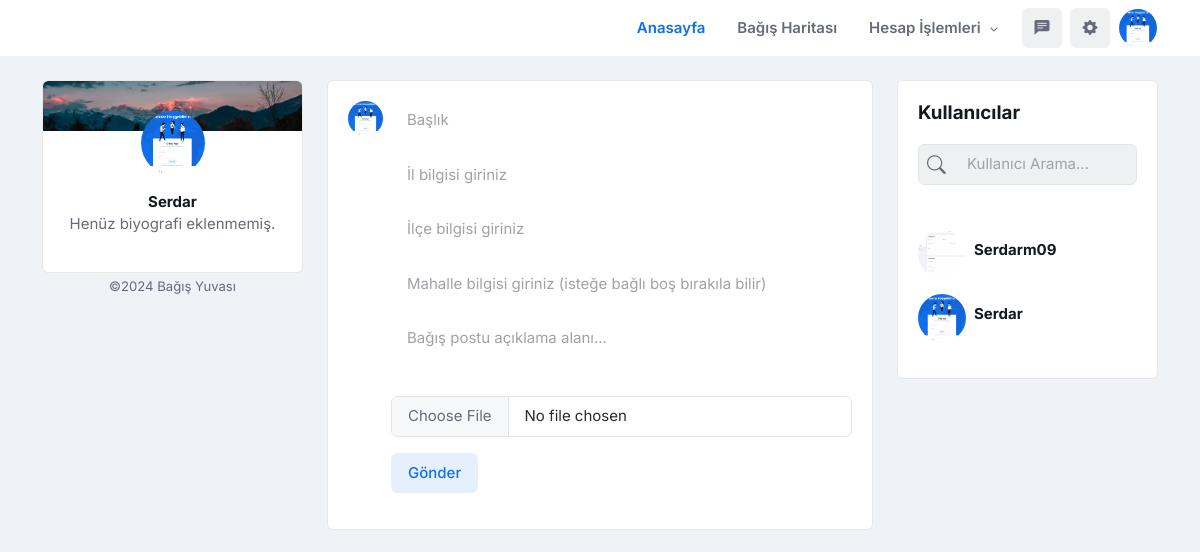
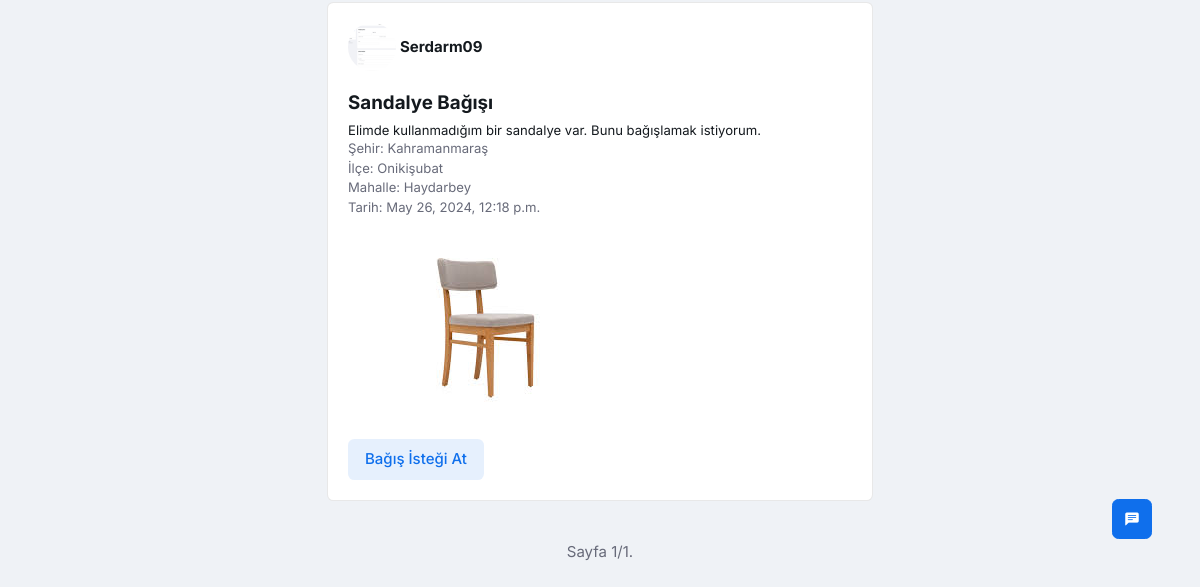
/home (signed in), run on an earlier commit of the app's database (2 pictures, top to bottom).
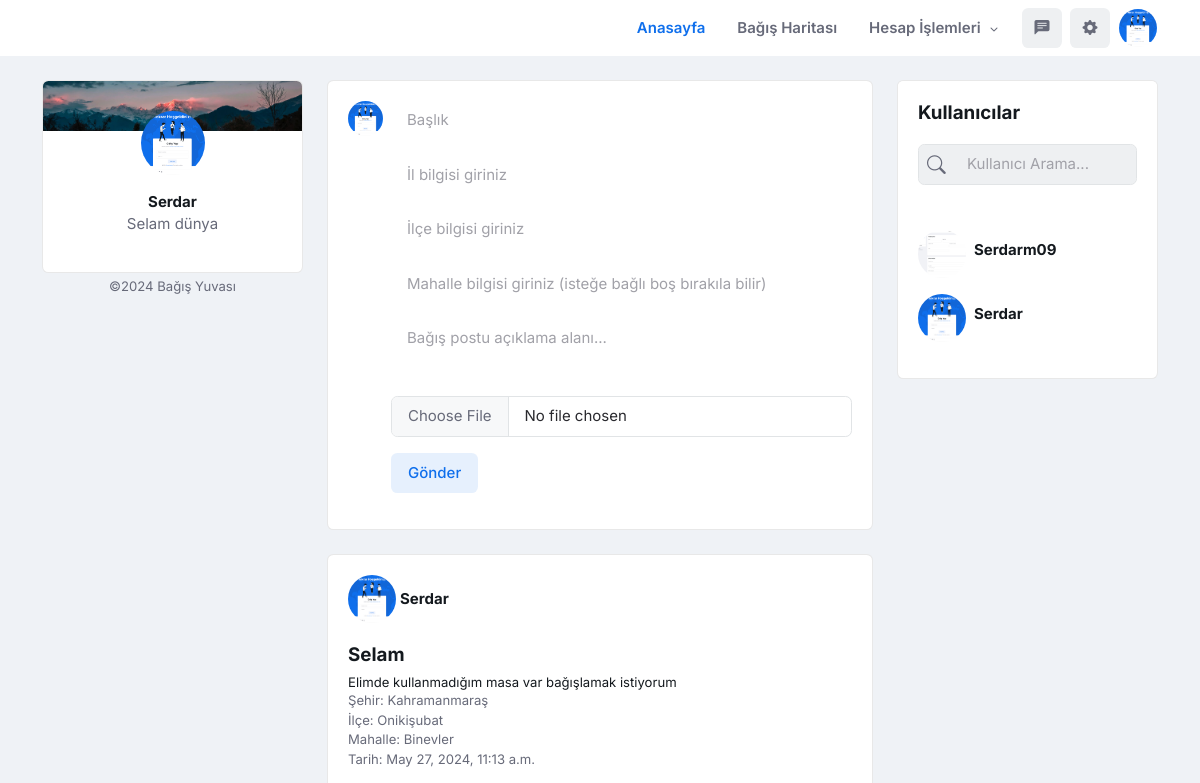
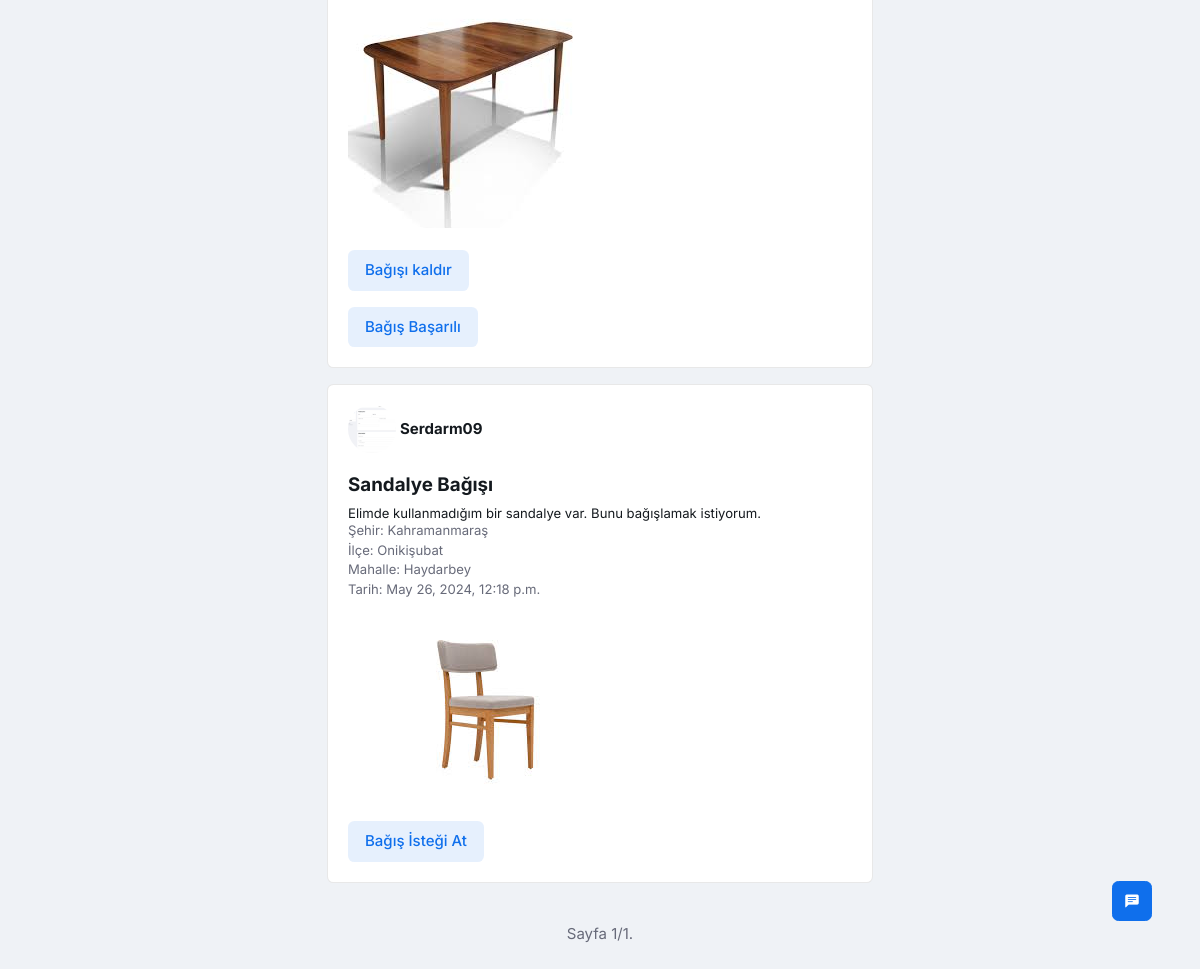
And on a later commit of the database (2 pictures, top to bottom).
### account/models.py (models this page shows)
class Comment(models.Model):
    user = models.ForeignKey(User, on_delete=models.CASCADE)  # Yorumu yapan kullanıcı
    title = models.CharField(max_length=100)  # Yorum başlığı
    content = models.TextField()  # Yorum içeriği
    image = models.ImageField(upload_to="profile_images", null=True, blank=True)  # Resim alanı
    created_at = models.DateTimeField(auto_now_add=True)  # Yorumun oluşturulma tarihi
    comment_isactive = models.BooleanField(default=True)  # Yorumun aktif olup olmadığını belirten alan
    comment_succes = models.BooleanField(default=False)  # Yorumun başarılı olup olmadığını belirten alan
    country = models.CharField(max_length=100)  # Ülke bilgisi
    city = models.CharField(max_length=100)  # Şehir bilgisi
    district = models.CharField(max_length=100, blank=True, null=True)  # İlçe bilgisi, boş ve null olabilir
    class Meta:
        ordering = ['-created_at']  # Yorumları oluşturulma tarihine göre sırala

class UserProfile(models.Model):
    user = models.OneToOneField(User, on_delete=models.CASCADE)
    birth_date = models.DateField(null=True, blank=True)
    profile_picture = models.ImageField(upload_to='profile_pictures', blank=True, null=True,default='')

class Biografi(models.Model):
    user = models.ForeignKey(User, on_delete=models.CASCADE)
    bio = models.TextField()

### account/views.py (the view, shortened to what this page needs)
# urls.py: 2. Add a URL to urlpatterns:  path('', views.home, name='home')
@login_required
def home(request):
    users = User.objects.all()
    user_biografi = Biografi.objects.filter(user=request.user).first()
    all_posts = Comment.objects.filter(comment_isactive=True,comment_succes=False)
    istekler = BagisIstegi.objects.filter(post__user=request.user, is_active = False)
    paginator = Paginator(all_posts, 10)
    page = request.GET.get('page')
    query = request.GET.get('q')
    if query:
        users = User.objects.filter(username__icontains=query)
    else:
        users = User.objects.all()
    try:
        posts = paginator.page(page)
    except PageNotAnInteger:
        posts = paginator.page(1)
    except EmptyPage:
        posts = paginator.page(paginator.num_pages)
    return render(request, 'index.html', {'users': users, 'posts': posts, 'istekler': istekler, 'user_biografi': user_biografi})

### account/templates/index.html (shortened to what the changed rows need)
{%load static%}
<!DOCTYPE html>
<html lang="en">
<head>
	<link rel="stylesheet" type="text/css" href="{% static 'assets/vendor/font-awesome/css/all.min.css' %}">
	<link rel="stylesheet" type="text/css" href="{% static 'assets/vendor/bootstrap-icons/bootstrap-icons.css' %}">
	<link rel="stylesheet" type="text/css" href="{% static 'assets/vendor/OverlayScrollbars-master/css/OverlayScrollbars.min.css' %}">
	<link rel="stylesheet" type="text/css" href="{% static 'assets/vendor/tiny-slider/dist/tiny-slider.css' %}">
	<link rel="stylesheet" type="text/css" href="{% static 'assets/vendor/choices.js/public/assets/styles/choices.min.css' %}">
	<link rel="stylesheet" type="text/css" href="{% static 'assets/vendor/glightbox-master/dist/css/glightbox.min.css' %}">
	<link rel="stylesheet" type="text/css" href="{% static 'assets/vendor/dropzone/dist/dropzone.css' %}">
	<link rel="stylesheet" type="text/css" href="{% static 'assets/vendor/flatpickr/dist/flatpickr.css' %}">
	<link rel="stylesheet" type="text/css" href="{% static 'assets/vendor/plyr/plyr.css' %}">
	<link rel="stylesheet" type="text/css" href="{% static 'assets/vendor/zuck.js/dist/zuck.min.css' %}">
	<link rel="stylesheet" type="text/css" href="{% static 'assets/css/style.css' %}">
</head>
<body>
<header class="navbar-light fixed-top header-static bg-mode">
	<nav class="navbar navbar-expand-lg">
		<div class="container">
			<ul class="nav flex-nowrap align-items-center ms-sm-3 list-unstyled">
				<li class="nav-item ms-2 dropdown">
					<a class="nav-link btn icon-md p-0" href="#" id="profileDropdown" role="button" data-bs-auto-close="outside" data-bs-display="static" data-bs-toggle="dropdown" aria-expanded="false">
						{% if user.userprofile.profile_picture%}
						<img class="avatar-img rounded-circle" src="{{user.userprofile.profile_picture.url }}" alt="">
					{% else %}
						<img class="avatar-img rounded-circle" src="{% static 'assets/images/avatar/0.jpg' %}" alt="">
					{% endif %}
					</a>
				</li>
			</ul>
		</div>
	</nav>
</header>
<main>
    <div class="container">
        <div class="row g-4">
            <div class="col-lg-3">
                <nav class="navbar navbar-expand-lg mx-0">
                    <div class="offcanvas offcanvas-start" tabindex="-1" id="offcanvasSideNavbar">
                        <div class="offcanvas-body d-block px-2 px-lg-0">
                            <div class="card overflow-hidden">
                                <div class="card-body pt-0">
                                    <div class="text-center">
                                        <div class="avatar avatar-lg mt-n5 mb-3">
										{% if user.userprofile.profile_picture%}
											<img class="avatar-img rounded-circle" src="{{user.userprofile.profile_picture.url }}" alt="">
										{% else %}
										<a href="#"> <img class="avatar-img rounded-circle"
											src="{% static 'assets/images/avatar/0.jpg' %}" alt=""> </a>
										{% endif %}
                                        </div>
                                        <div>
										{% if user.is_superuser %}
											<a class="h6 stretched-link">{{ user.username }} &#x2714;</a>
										{% else %}
											<a class="h6 stretched-link">{{ user.username }}</a>
										{% endif %}
                                        </div>
                                    {% if user_biografi %}
                            		<p>{{ user_biografi.bio }}</p>
                        			{% else %}
                            			<p>Henüz biyografi eklenmemiş.</p>
                        			{% endif %}
								</div>
                                </div>
                            </div>
                        </div>
                    </div>
                </nav>
            </div>
            <div class="col-md-8 col-lg-6 vstack gap-4">
				<div class="card card-body">
					<div class="d-flex mb-3">
						<div class="avatar avatar-xs me-2">
							{% if user.userprofile.profile_picture%}
									<img class="avatar-img rounded-circle" src="{{user.userprofile.profile_picture.url }}" alt="">
							{% else %}
							<a href="#"> <img class="avatar-img rounded-circle"
									src="{% static 'assets/images/avatar/0.jpg' %}" alt=""> </a>
							{% endif %}
						</div>
					</div>
				</div>
				<div class="post-list">
					{% for post in posts %}
					<div class="card mb-3">
						<div class="card-body">
							<div class="d-flex align-items-center">
								<div class="avatar me-1">
									{% if post.user.userprofile.profile_picture %}
									<img class="avatar-img rounded-circle" src="{{ post.user.userprofile.profile_picture.url }}" alt="">
									{% else %}
									<img class="avatar-img rounded-circle" src="{% static 'assets/images/avatar/0.jpg' %}" alt="">
									{% endif %}
								</div>
								<div>
									{% if post.user.is_superuser %}
									<span class="h6 stretched-link">
										<a href="/profile/{{post.user.username}}">{{ post.user.username }} &#x2714;</a>
									</span>
									{% else %}
									<span class="h6 stretched">
										<a href="/profile/{{post.user.username}}">{{ post.user.username }} </a>
									</span>
									{% endif %}
								</div>
							</div>
							<h5 class="card-title">{{ post.title }}</h5>
							<h6 class="small mb-0">{{ post.content }}</h6>
							<p class="small mb-0">Şehir: {{ post.country }}</p>
							<p class="small mb-0">İlçe: {{ post.city }}</p>
							{% if  post.district %}
							<p class="small mb-0">Mahalle: {{ post.district }}</p>
							{% endif %}
							<p class="small mb-0">Tarih: {{ post.created_at }}</p>
							{% if post.image %}
							<img src="{{ post.image.url }}" alt="Post Image" class="img-fluid mt-3">
							{% endif %}
							<br></br>
							{% if user.username != post.user.username %}
							<button type="button" class="btn btn-primary-soft" data-bs-toggle="modal" data-bs-target="#istekModal{{ post.id }}">
								Bağış İsteği At
							</button>
							{% else %}
							<form method="post" action="{% url 'post_action' post.id %}">
								<button type="submit"class="btn btn-primary-soft">Bağışı kaldır</button>
							</form>
							<form method="post" action="{% url 'post_action' post.id %}">
								<button type="submit" class="btn btn-primary-soft">Bağış Başarılı</button>
							</form>
							{% endif %}
						</div>
						</div>
					 {% endfor %}
					</div>
				</div>
            <div class="col-lg-3">
                <div class="row g-4">
                    <div class="col-sm-6 col-lg-12">
                        <div class="card">
                            <div class="card-body">
								  <br></br>
								{% block content %}
								{% if users %}
                                {% for user in users %}
                                <div class="hstack gap-2 mb-3">
									{% if user.is_superuser %}
                                    <div class="avatar">
                                        <a href="#!"><img class="avatar-img rounded-circle"
                                                src="{% static 'assets/images/avatar/0.jpg' %}" alt=""></a>
                                    </div>
                                    <div class="h6 stretched-link">
                                        <a class="h6 mb-0" href="#!">{{user.username}} &#x2714;</a>
                                    </div>
									{% else %}
									<div class="avatar">
										{% if user.userprofile.profile_picture%}
										<img class="avatar-img rounded-circle" src="{{user.userprofile.profile_picture.url }}" alt="">
										{% else %}
										<a href="#"> <img class="avatar-img rounded-circle"
											src="{% static 'assets/images/avatar/0.jpg' %}" alt=""> </a>
										{% endif %}
                                    </div>
                                    <div class="h6 stretched">
                                        <a class="h6 mb-0" href="/profile/{{user.username}}">{{user.username}}	</a>
                                	</div>
									{% endif %}
                            </div>
							 {% endfor %}
							 {% else %}
							 <p>Sonuç bulunamadı.</p>
						   {% endif %}
						   {% endblock %}
                        </div>
                    </div>
                </div>
            </div>
        </div>
    </div>
</main>
</body>
</html>

What changed in the data, as far as the page shows it:
added Biografi: bio "Selam dünya"
added Comment: user.userprofile.profile_picture (picture), user.username "Serdar", title "Selam", content "Elimde kullanmadığım masa var bağışlamak istiyorum", country "Kahramanmaraş", city "Onikişubat", district "Binevler", created_at "May 27, 2024, 11:13 a.m.", image (picture), shows "Bağışı kaldır"
Also different on the page:
text no longer shown: "Henüz biyografi eklenmemiş."
